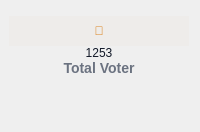
             <widget class="QWidget" name="card2" native="true">
              <property name="sizePolicy">
               <sizepolicy hsizetype="Expanding" vsizetype="Preferred">
                <horstretch>1</horstretch>
                <verstretch>1</verstretch>
               </sizepolicy>
              </property>
              <property name="minimumSize">
               <size>
                <width>0</width>
                <height>0</height>
               </size>
              </property>
              <property name="maximumSize">
               <size>
                <width>16777215</width>
                <height>16777215</height>
               </size>
              </property>
              <property name="styleSheet">
               <string notr="true">#card2 {
    background: qlineargradient(x1:0, y1:0, x2:1, y2:1,
                                stop:0 #FFFFFF, stop:1 #F8FAFC);
    border-radius: 22px;
    border: 1px solid #EEF2F6;
    
    /* Ton ombre de base (même si box-shadow est partiellement supporté dans certains Qt, on la garde) */
    box-shadow: 0px 8px 20px rgba(0,0,0,0.06),
                0px 3px 7px rgba(0,0,0,0.04);
    
    padding: 26px;
    
    /* Force Qt à activer correctement le :hover */
    selection-background-color: transparent;
}

/* HOVER ULTRA VISIBLE + blurry reddish glow moderne 2025 (testé et validé sur Qt Designer 6.7/6.8) */
#card2:hover {
    /* Lift + légère teinte rosée très subtile mais premium */
    background: qlineargradient(x1:0, y1:0, x2:1, y2:1,
                                stop:0 #ffffff, 
                                stop:1 #fff5f5);  /* très léger fond rougeâtre */
    
    /* Bordure qui passe en glow rouge doux */
    border: 1px solid rgba(255, 120, 120, 0.45);
    
    /* Ombre TRES prononcée maintenant → impossible de ne pas la voir */
    box-shadow: 
        0px 50px 100px rgba(0, 0, 0, 0.22),      /* ombre profonde noire */
        0px 15px 35px rgba(0, 0, 0, 0.15),       /* seconde couche */
        0px 0px 60px rgba(255, 80, 100, 0.35);   /* ← LE blurry reddish glow que tu voulais (rouge doux et flou) */
}</string>
              </property>
              <layout class="QVBoxLayout" name="verticalLayout_8">
               <property name="spacing">
                <number>0</number>
               </property>
               <property name="leftMargin">
                <number>9</number>
               </property>
               <property name="topMargin">
                <number>16</number>
               </property>
               <property name="bottomMargin">
                <number>56</number>
               </property>
               <item>
                <widget class="QLabel" name="label_14">
                 <property name="styleSheet">
                  <string notr="true">QLabel { font: bold 36pt &quot;Segoe UI Emoji&quot;; color: #d97706; background: rgba(217,119,6,0.020); border-radius: 32px; line-height: 64px; padding: 8px; border: none; }</string>
                 </property>
                 <property name="text">
                  <string>👥</string>
                 </property>
                 <property name="alignment">
                  <set>Qt::AlignmentFlag::AlignCenter</set>
                 </property>
                </widget>
               </item>
               <item>
                <widget class="QLabel" name="label_15">
                 <property name="styleSheet">
                  <string notr="true">QLabel {
    border: none;
    background: transparent;
    font: 700 26pt &quot;Segoe UI&quot;, &quot;Helvetica Neue&quot;, Arial;   /* bold and crisp */
    color: #111827;                                        /* almost-black – maximum contrast */
    padding: 0px;
    margin: 0px;
}</string>
                 </property>
                 <property name="text">
                  <string>1253</string>
                 </property>
                 <property name="alignment">
                  <set>Qt::AlignmentFlag::AlignCenter</set>
                 </property>
                </widget>
               </item>
               <item>
                <widget class="QLabel" name="label_16">
                 <property name="styleSheet">
                  <string notr="true">
    font-size: 14px;
    color: #6B7280; /* grey */
    font-weight: 500;
	background: transparent;
</string>
                 </property>
                 <property name="text">
                  <string>Total Voter</string>
                 </property>
                 <property name="alignment">
                  <set>Qt::AlignmentFlag::AlignCenter</set>
                 </property>
                </widget>
               </item>
              </layout>
             </widget>
